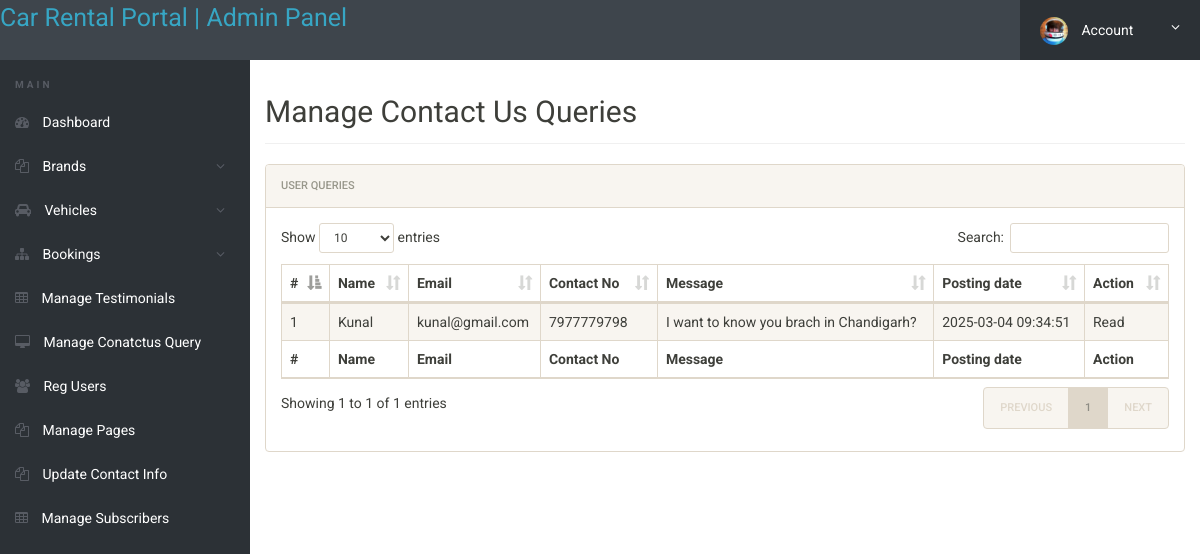
/manage-conactusquery.php (signed in), run on the app's committed database.
### tables this page shows
CREATE TABLE `tblcontactusquery` (
  `id` int(11) NOT NULL,
  `name` varchar(100) DEFAULT NULL,
  `EmailId` varchar(120) DEFAULT NULL,
  `ContactNumber` char(11) DEFAULT NULL,
  `Message` longtext DEFAULT NULL,
  `PostingDate` timestamp NOT NULL DEFAULT current_timestamp(),
  `status` int(11) DEFAULT NULL
);

### manage-conactusquery.php (the view, shortened to what this page needs)
<?php
include('includes/config.php');
if(strlen($_SESSION['alogin'])==0)
	{
header('location:index.php');
}
else{
 ?>
<!doctype html>
<html lang="en" class="no-js">
<head>
	<link rel="stylesheet" href="css/font-awesome.min.css">
	<link rel="stylesheet" href="css/bootstrap.min.css">
	<link rel="stylesheet" href="css/dataTables.bootstrap.min.css">
	<link rel="stylesheet" href="css/bootstrap-social.css">
	<link rel="stylesheet" href="css/bootstrap-select.css">
	<link rel="stylesheet" href="css/fileinput.min.css">
	<link rel="stylesheet" href="css/awesome-bootstrap-checkbox.css">
	<link rel="stylesheet" href="css/style.css">
</head>
<body>
	<?php include('includes/header.php');?>
	<div class="ts-main-content">
		<?php include('includes/leftbar.php');?>
		<div class="content-wrapper">
			<div class="container-fluid">
				<div class="row">
					<div class="col-md-12">
						<h2 class="page-title">Manage Contact Us Queries</h2>
						<div class="panel panel-default">
							<div class="panel-heading">User queries</div>
							<div class="panel-body">
								<table id="zctb" class="display table table-striped table-bordered table-hover" cellspacing="0" width="100%">
									<thead>
										<tr>
										<th>#</th>
											<th>Name</th>
											<th>Email</th>
											<th>Contact No</th>
											<th>Message</th>
											<th>Posting date</th>
											<th>Action</th>
										</tr>
									</thead>
									<tfoot>
										<tr>
										<th>#</th>
											<th>Name</th>
											<th>Email</th>
											<th>Contact No</th>
											<th>Message</th>
											<th>Posting date</th>
											<th>Action</th>
										</tr>
									</tfoot>
									<tbody>
									<?php $sql = "SELECT * from  tblcontactusquery ";
$query = $dbh -> prepare($sql);
$query->execute();
$results=$query->fetchAll(PDO::FETCH_OBJ);
$cnt=1;
if($query->rowCount() > 0)
{
foreach($results as $result)
{				?>
										<tr>
											<td><?php echo htmlentities($cnt);?></td>
											<td><?php echo htmlentities($result->name);?></td>
											<td><?php echo htmlentities($result->EmailId);?></td>
											<td><?php echo htmlentities($result->ContactNumber);?></td>
											<td><?php echo htmlentities($result->Message);?></td>
											<td><?php echo htmlentities($result->PostingDate);?></td>
																<?php if($result->status==1)
{
	?><td>Read</td>
<?php } else {?>
<td><a href="manage-conactusquery.php?eid=<?php echo htmlentities($result->id);?>" onclick="return confirm('Do you really want to read')" >Pending</a>
</td>
<?php } ?>
										</tr>
										<?php $cnt=$cnt+1; }} ?>
									</tbody>
								</table>
							</div>
						</div>
					</div>
				</div>
			</div>
		</div>
	</div>
</body>
</html>
<?php } ?>

### css/style.css (style rules this page uses)
html { font-size: 14px; }
@media only screen and (min-width: 480px) { html { font-size: 17px; } }
@media only screen and (min-width: 768px) { html { font-size: 14px; } }
body { font-size: 1em; }
.panel { overflow: hidden; }
.page-title { padding-bottom: 15px; margin-bottom: 20px; border-bottom: 1px solid #f0f0f0; }
.ts-main-content .content-wrapper { padding-top: 15px; margin-top: 60px; }
@media only screen and (min-width: 992px) { .ts-main-content .content-wrapper { margin-left: 250px; } }

### data on the page
tblcontactusquery: name "Kunal", EmailId "kunal@gmail.com", ContactNumber "7977779798", Message "I want to know you brach in Chandigarh?", PostingDate "2025-03-04 09:34:51", status "Read"
